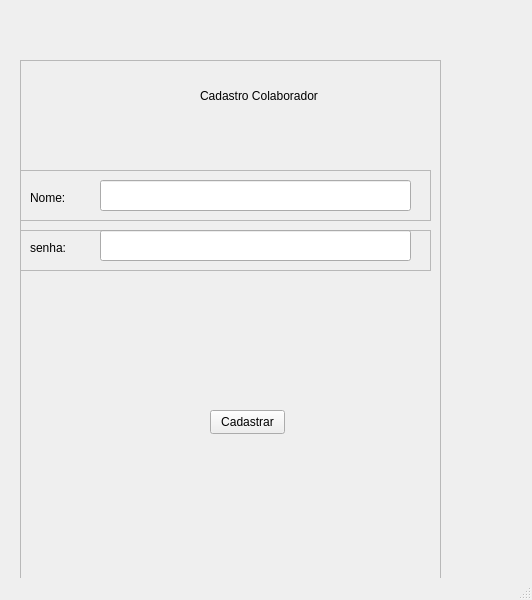
<?xml version="1.0" encoding="UTF-8"?>
<ui version="4.0">
 <class>MainWindow</class>
 <widget class="QMainWindow" name="MainWindow">
  <property name="geometry">
   <rect>
    <x>0</x>
    <y>0</y>
    <width>532</width>
    <height>600</height>
   </rect>
  </property>
  <property name="windowTitle">
   <string>MainWindow</string>
  </property>
  <widget class="QWidget" name="centralwidget">
   <widget class="QFrame" name="CADASTRO">
    <property name="geometry">
     <rect>
      <x>20</x>
      <y>60</y>
      <width>421</width>
      <height>531</height>
     </rect>
    </property>
    <property name="frameShape">
     <enum>QFrame::Shape::StyledPanel</enum>
    </property>
    <property name="frameShadow">
     <enum>QFrame::Shadow::Raised</enum>
    </property>
    <widget class="QFrame" name="NomeColaborador">
     <property name="geometry">
      <rect>
       <x>0</x>
       <y>110</y>
       <width>411</width>
       <height>51</height>
      </rect>
     </property>
     <property name="frameShape">
      <enum>QFrame::Shape::StyledPanel</enum>
     </property>
     <property name="frameShadow">
      <enum>QFrame::Shadow::Raised</enum>
     </property>
     <widget class="QLineEdit" name="dadosnome">
      <property name="geometry">
       <rect>
        <x>80</x>
        <y>10</y>
        <width>311</width>
        <height>31</height>
       </rect>
      </property>
     </widget>
     <widget class="QLabel" name="Nome_2">
      <property name="geometry">
       <rect>
        <x>10</x>
        <y>20</y>
        <width>49</width>
        <height>16</height>
       </rect>
      </property>
      <property name="text">
       <string>Nome:</string>
      </property>
     </widget>
    </widget>
    <widget class="QFrame" name="senhacolaborador">
     <property name="geometry">
      <rect>
       <x>0</x>
       <y>170</y>
       <width>411</width>
       <height>41</height>
      </rect>
     </property>
     <property name="frameShape">
      <enum>QFrame::Shape::StyledPanel</enum>
     </property>
     <property name="frameShadow">
      <enum>QFrame::Shadow::Raised</enum>
     </property>
     <widget class="QLineEdit" name="dadosemail">
      <property name="geometry">
       <rect>
        <x>80</x>
        <y>0</y>
        <width>311</width>
        <height>31</height>
       </rect>
      </property>
      <property name="echoMode">
       <enum>QLineEdit::EchoMode::Password</enum>
      </property>
     </widget>
     <widget class="QLabel" name="senha_colaborador">
      <property name="geometry">
       <rect>
        <x>10</x>
        <y>10</y>
        <width>49</width>
        <height>16</height>
       </rect>
      </property>
      <property name="text">
       <string>senha:</string>
      </property>
     </widget>
    </widget>
    <widget class="QLabel" name="CadastroCliente">
     <property name="geometry">
      <rect>
       <x>180</x>
       <y>10</y>
       <width>121</width>
       <height>51</height>
      </rect>
     </property>
     <property name="text">
      <string>Cadastro Colaborador</string>
     </property>
    </widget>
    <widget class="QPushButton" name="Cadastrar">
     <property name="geometry">
      <rect>
       <x>190</x>
       <y>350</y>
       <width>75</width>
       <height>24</height>
      </rect>
     </property>
     <property name="text">
      <string>Cadastrar</string>
     </property>
    </widget>
   </widget>
  </widget>
  <widget class="QMenuBar" name="menubar">
   <property name="geometry">
    <rect>
     <x>0</x>
     <y>0</y>
     <width>532</width>
     <height>22</height>
    </rect>
   </property>
  </widget>
  <widget class="QStatusBar" name="statusbar"/>
 </widget>
 <resources/>
 <connections/>
</ui>
